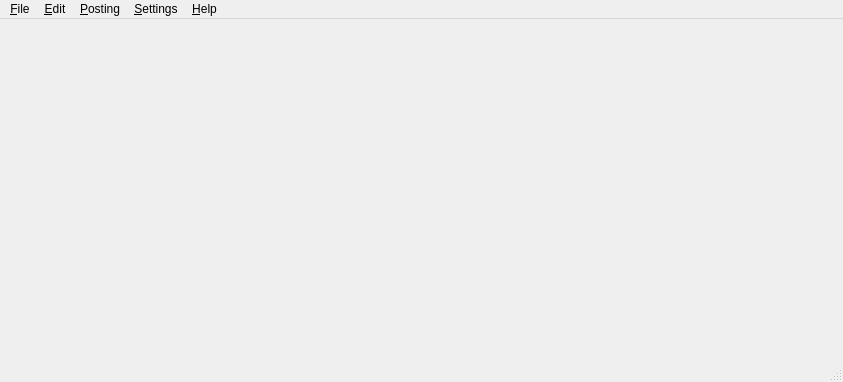
<?xml version="1.0" encoding="UTF-8"?>
<ui version="4.0">
 <author>Stefan Böhmann</author>
 <class>MainWindow</class>
 <widget class="QMainWindow" name="MainWindow">
  <property name="geometry">
   <rect>
    <x>0</x>
    <y>0</y>
    <width>843</width>
    <height>382</height>
   </rect>
  </property>
  <property name="windowTitle">
   <string>Knipptasch</string>
  </property>
  <widget class="QWidget" name="centralWidget">
   <layout class="QVBoxLayout" name="verticalLayout_3">
    <property name="spacing">
     <number>0</number>
    </property>
    <property name="margin">
     <number>0</number>
    </property>
    <item>
     <widget class="QStackedWidget" name="stackedWidget">
      <property name="currentIndex">
       <number>1</number>
      </property>
      <widget class="QWidget" name="welcomePage">
       <layout class="QVBoxLayout" name="verticalLayout_2">
        <property name="margin">
         <number>0</number>
        </property>
        <item>
         <widget class="WelcomeWidget" name="welcomeWidget" native="true"/>
        </item>
       </layout>
      </widget>
      <widget class="QWidget" name="tabPage">
       <layout class="QVBoxLayout" name="verticalLayout">
        <property name="margin">
         <number>0</number>
        </property>
        <item>
         <widget class="KTabWidget" name="tabWidget">
          <property name="documentMode">
           <bool>true</bool>
          </property>
         </widget>
        </item>
       </layout>
      </widget>
     </widget>
    </item>
   </layout>
  </widget>
  <widget class="QMenuBar" name="menuBar">
   <property name="geometry">
    <rect>
     <x>0</x>
     <y>0</y>
     <width>843</width>
     <height>20</height>
    </rect>
   </property>
   <widget class="QMenu" name="menuSettings">
    <property name="title">
     <string>&amp;Settings</string>
    </property>
   </widget>
   <widget class="QMenu" name="menuFile">
    <property name="title">
     <string>&amp;File</string>
    </property>
   </widget>
   <widget class="QMenu" name="menuEdit">
    <property name="title">
     <string>&amp;Edit</string>
    </property>
   </widget>
   <widget class="QMenu" name="menuPosting">
    <property name="title">
     <string>&amp;Posting</string>
    </property>
   </widget>
   <widget class="QMenu" name="menuHelp">
    <property name="title">
     <string>&amp;Help</string>
    </property>
   </widget>
   <addaction name="menuFile"/>
   <addaction name="menuEdit"/>
   <addaction name="menuPosting"/>
   <addaction name="menuSettings"/>
   <addaction name="menuHelp"/>
  </widget>
  <widget class="QStatusBar" name="statusBar"/>
  <action name="actionAbout">
   <property name="icon">
    <iconset>
     <normaloff>:/22x22/help-about.png</normaloff>:/22x22/help-about.png</iconset>
   </property>
   <property name="text">
    <string>About Knipptasch</string>
   </property>
  </action>
  <action name="actionOpen">
   <property name="icon">
    <iconset>
     <normaloff>:/22x22/document-open.png</normaloff>:/22x22/document-open.png</iconset>
   </property>
   <property name="text">
    <string>Open...</string>
   </property>
   <property name="shortcut">
    <string>Ctrl+O</string>
   </property>
  </action>
  <action name="actionSave">
   <property name="icon">
    <iconset>
     <normaloff>:/22x22/document-save.png</normaloff>:/22x22/document-save.png</iconset>
   </property>
   <property name="text">
    <string>Save</string>
   </property>
   <property name="shortcut">
    <string>Ctrl+S</string>
   </property>
  </action>
  <action name="actionSaveAs">
   <property name="icon">
    <iconset>
     <normaloff>:/22x22/document-save-as.png</normaloff>:/22x22/document-save-as.png</iconset>
   </property>
   <property name="text">
    <string>Save As...</string>
   </property>
  </action>
  <action name="actionPrint">
   <property name="icon">
    <iconset>
     <normaloff>:/22x22/document-print.png</normaloff>:/22x22/document-print.png</iconset>
   </property>
   <property name="text">
    <string>Print...</string>
   </property>
   <property name="shortcut">
    <string>Ctrl+P</string>
   </property>
  </action>
  <action name="actionClose">
   <property name="icon">
    <iconset>
     <normaloff>:/22x22/window-close.png</normaloff>:/22x22/window-close.png</iconset>
   </property>
   <property name="text">
    <string>Close</string>
   </property>
   <property name="shortcut">
    <string>Ctrl+W</string>
   </property>
  </action>
  <action name="actionQuit">
   <property name="icon">
    <iconset>
     <normaloff>:/22x22/application-exit.png</normaloff>:/22x22/application-exit.png</iconset>
   </property>
   <property name="text">
    <string>Quit</string>
   </property>
   <property name="shortcut">
    <string>Ctrl+Q</string>
   </property>
  </action>
  <action name="actionClearList">
   <property name="text">
    <string>ClearList</string>
   </property>
  </action>
  <action name="actionShowStatusbar">
   <property name="checkable">
    <bool>true</bool>
   </property>
   <property name="text">
    <string>Show Statusbar</string>
   </property>
  </action>
  <action name="actionConfigure">
   <property name="icon">
    <iconset>
     <normaloff>:/hi22-app-knipptasch.png</normaloff>:/hi22-app-knipptasch.png</iconset>
   </property>
   <property name="text">
    <string>Configure Knipptasch...</string>
   </property>
  </action>
  <action name="actionHandbook">
   <property name="icon">
    <iconset>
     <normaloff>:/22x22/help-contents.png</normaloff>:/22x22/help-contents.png</iconset>
   </property>
   <property name="text">
    <string>Knipptasch Handbook</string>
   </property>
   <property name="shortcut">
    <string>F1</string>
   </property>
  </action>
  <action name="actionReportBug">
   <property name="icon">
    <iconset>
     <normaloff>:/22x22/tools-report-bug.png</normaloff>:/22x22/tools-report-bug.png</iconset>
   </property>
   <property name="text">
    <string>Report Bug...</string>
   </property>
  </action>
  <action name="actionNew">
   <property name="icon">
    <iconset>
     <normaloff>:/22x22/document-new.png</normaloff>:/22x22/document-new.png</iconset>
   </property>
   <property name="text">
    <string>New</string>
   </property>
   <property name="shortcut">
    <string>Ctrl+N</string>
   </property>
  </action>
  <action name="actionCut">
   <property name="icon">
    <iconset>
     <normaloff>:/22x22/edit-cut.png</normaloff>:/22x22/edit-cut.png</iconset>
   </property>
   <property name="text">
    <string>Cut</string>
   </property>
   <property name="shortcut">
    <string>Ctrl+X</string>
   </property>
  </action>
  <action name="actionCopy">
   <property name="icon">
    <iconset>
     <normaloff>:/22x22/edit-copy.png</normaloff>:/22x22/edit-copy.png</iconset>
   </property>
   <property name="text">
    <string>Copy</string>
   </property>
   <property name="shortcut">
    <string>Ctrl+C</string>
   </property>
  </action>
  <action name="actionPaste">
   <property name="icon">
    <iconset>
     <normaloff>:/22x22/edit-paste.png</normaloff>:/22x22/edit-paste.png</iconset>
   </property>
   <property name="text">
    <string>Paste</string>
   </property>
   <property name="shortcut">
    <string>Ctrl+V</string>
   </property>
  </action>
  <action name="actionFind">
   <property name="icon">
    <iconset>
     <normaloff>:/22x22/edit-find.png</normaloff>:/22x22/edit-find.png</iconset>
   </property>
   <property name="text">
    <string>Find...</string>
   </property>
   <property name="shortcut">
    <string>Ctrl+F</string>
   </property>
  </action>
  <action name="actionFindNext">
   <property name="text">
    <string>Find Next</string>
   </property>
   <property name="shortcut">
    <string>F3</string>
   </property>
  </action>
  <action name="actionFindPrevious">
   <property name="text">
    <string>Find Previous</string>
   </property>
   <property name="shortcut">
    <string>Shift+F3</string>
   </property>
  </action>
  <action name="actionReplace">
   <property name="text">
    <string>Replace...</string>
   </property>
   <property name="shortcut">
    <string>Ctrl+R</string>
   </property>
  </action>
 </widget>
 <layoutdefault spacing="6" margin="11"/>
 <customwidgets>
  <customwidget>
   <class>KTabWidget</class>
   <extends>QTabWidget</extends>
   <header>ktabwidget.h</header>
   <container>1</container>
  </customwidget>
  <customwidget>
   <class>WelcomeWidget</class>
   <extends>QWidget</extends>
   <header>welcomewidget.h</header>
   <container>1</container>
  </customwidget>
 </customwidgets>
 <resources/>
 <connections/>
</ui>
